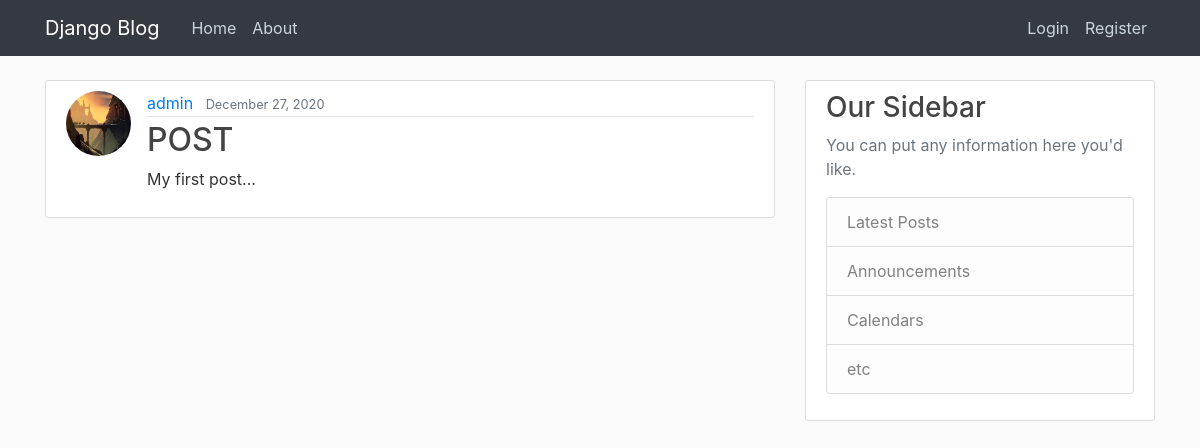
The app's page /post/1/ with its own data.
### blog/models.py (models this page shows, shortened)
class Post(models.Model) :
    title = models.CharField(max_length=100)
    content = models.TextField()
    date_posted = models.DateTimeField(default = timezone.now)
    author = models.ForeignKey(User, on_delete = models.CASCADE)

### users/models.py (models this page shows, shortened)
class Profile(models.Model) :
    user = models.OneToOneField(User, on_delete=models.CASCADE)
    profile_pic = models.ImageField(default="default.jpg", upload_to="profile_pics")

### blog/views.py (the view)
# urls.py: path("post/<int:pk>/", views.PostDetailView.as_view(), name = "post-detail"),
class PostDetailView(DetailView):
    model = Post
    template_name= "blog/post_detail.html"
    context_object_name= 'post'

### blog/templates/blog/post_detail.html (shortened to what this page needs)
{% extends "blog/base.html"%}
{% block content %}
    <article class="media content-section">
        <img class="rounded-circle article-img" src= "{{ post.author.profile.profile_pic.url }} ">
        <div class="media-body">
        <div class="article-metadata">
            <a class="mr-2" href="{% url 'user-posts' post.author.username %}">{{ post.author }}</a>
            <small class="text-muted">{{ post.date_posted|date:"F d, Y"}} &ensp;</small>
        </div>
        <h2 class="article-title">{{ post.title }}</h2>
        <p class="article-content">{{ post.content }}</p>
        </div>
    </article>
{% endblock content %}

### blog/static/blog/main.css (style rules this page uses)
body { background: #fafafa; color: #333333; margin-top: 5rem; }
h1, h2, h3, h4, h5, h6 { color: #444444; }
.content-section { background: #ffffff; padding: 10px 20px; border: 1px solid #dddddd; border-radius: 3px; margin-bottom: 20px; }
.article-title { color: #444444; }
.article-content { white-space: pre-line; }
.article-img { height: 65px; width: 65px; margin-right: 16px; }
.article-metadata { padding-bottom: 1px; margin-bottom: 4px; border-bottom: 1px solid #e3e3e3 }

### records on screen
Post: author.profile.profile_pic (picture), author "admin", date_posted "December 27, 2020", title "POST", content "My first post..."
